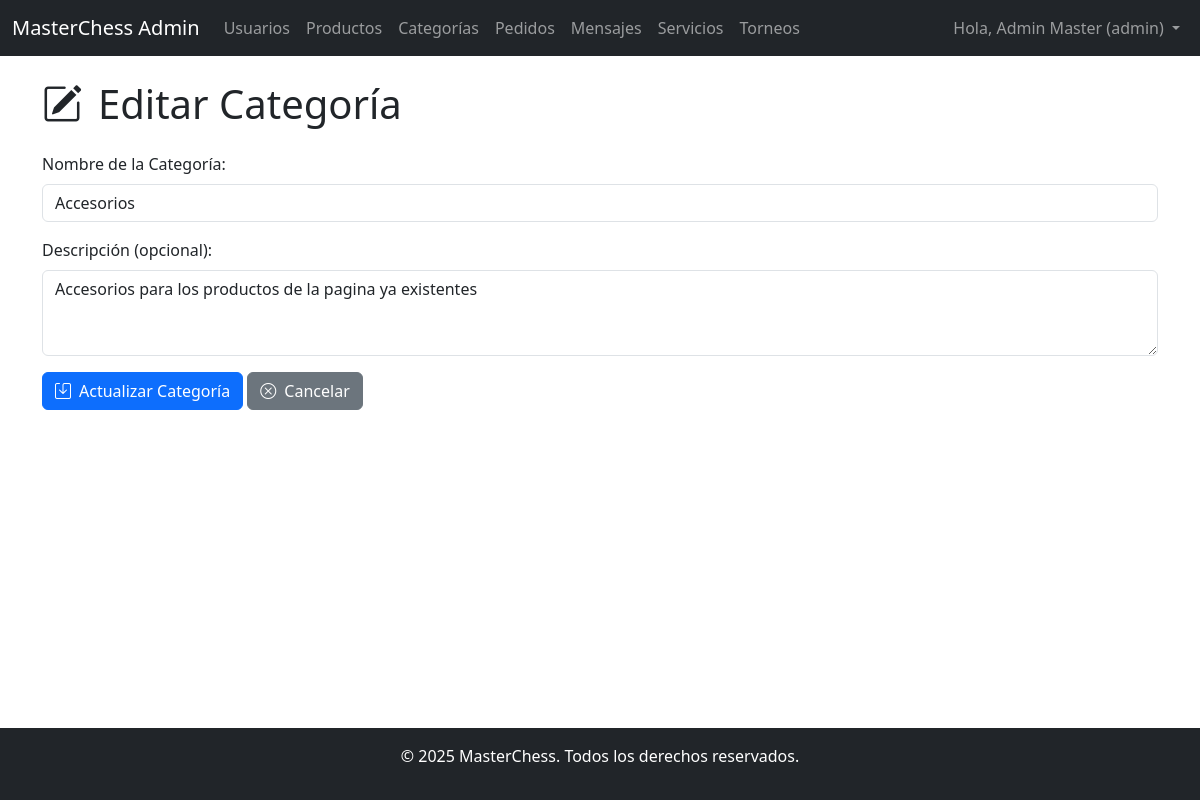
The page /admin/categorias_editar.php?id=5 (signed in) on the database its author committed.
### tables this page shows
CREATE TABLE `categorias` (
  `id` int NOT NULL,
  `nombre` varchar(50) NOT NULL,
  `descripcion` text
);

### admin/categorias_editar.php (the view, shortened to what this page needs)
<?php
require_once '../includes/header.php';
require_once '../config/db.php';
$categoria = null;
$categoria_id = filter_var($_GET['id'] ?? '', FILTER_VALIDATE_INT);
if ($categoria_id === false) {
    $mensaje = "ID de categoría no válido.";
    $tipo_mensaje = "danger";
} else {
    try {
        $stmt = $pdo->prepare("SELECT id, nombre, descripcion FROM categorias WHERE id = ?");
        $stmt->execute([$categoria_id]);
        $categoria = $stmt->fetch(PDO::FETCH_ASSOC);
    } catch (PDOException $e) {
        $mensaje = "Error al cargar los datos de la categoría: " . $e->getMessage();
        $tipo_mensaje = "danger";
    }
}
?>
<h1 class="mb-4"><i class="bi bi-pencil-square me-3"></i>Editar Categoría</h1>
<?php if ($categoria): ?>
    <form action="categorias_editar.php?id=<?php echo htmlspecialchars($categoria_id); ?>" method="POST">
        <div class="mb-3">
            <label for="nombre" class="form-label">Nombre de la Categoría:</label>
            <input type="text" class="form-control" id="nombre" name="nombre" value="<?php echo htmlspecialchars($_POST['nombre'] ?? $categoria['nombre']); ?>" required>
        </div>
        <div class="mb-3">
            <label for="descripcion" class="form-label">Descripción (opcional):</label>
            <textarea class="form-control" id="descripcion" name="descripcion" rows="3"><?php echo htmlspecialchars($_POST['descripcion'] ?? $categoria['descripcion']); ?></textarea>
        </div>
        <button type="submit" class="btn btn-primary"><i class="bi bi-save me-2"></i>Actualizar Categoría</button>
        <a href="categorias.php" class="btn btn-secondary"><i class="bi bi-x-circle me-2"></i>Cancelar</a>
    </form>
<?php else: ?>
    <p class="alert alert-warning">No se pudo cargar la categoría para editar o el ID no es válido.</p>
<?php endif; ?>
<?php
require_once '../includes/footer.php';
?>

### css/style.css (style rules this page uses)
body { padding-top: 0; padding-bottom: 0; margin: 0; }

### rows shown on the page
categorias: nombre "Accesorios", descripcion "Accesorios para los productos de la pagina ya existentes"

### other values the page prints
$_SESSION['usuario_nombre'] "Admin Master"
$_SESSION['usuario_rol'] "admin"
